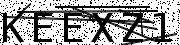
#> input picture scripts/captcha1.png, 180 x 45 px
$ python finalCaptchaBreaker.py
#> lines starting #> are read from the running program, lines starting #| are printed output that depends on the picture; after the words box and inside, x2 and y2 are one past the last pixel; in counts of white or black regions, pixels touching at a corner belong together
#> further down, image is the input picture: shape (45, 180, 3); min 0, max 255, mean 159
import cv2
import numpy as np
from PIL import Image
import os
import pytesseract

class preProcessing:

    def pre_proc_image(self,img):
        img = np.array(img,dtype=np.uint8)
        retvalue, img = cv2.threshold(img, 2, 255, cv2.THRESH_BINARY)
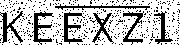
#> img: shape (45, 180, 3); 72.7% white; 378 black regions (371 under 20 px), largest, box (x1, y1, x2, y2) and area: (32, 11, 54, 45) 268, (62, 12, 85, 44) 254, (0, 11, 24, 43) 249
        # cv2.imshow("Threshold Changes",np.array(img,dtype=np.uint8))
        # cv2.waitKey(0)
        img = Image.fromarray(img)
        img_removed_noise = self.apply_median_filter(img)
        return img_removed_noise

    def apply_median_filter(self, img):
        img_gray = img.convert('L')
        img_gray = cv2.medianBlur(np.asarray(img_gray), 3)
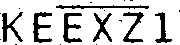
#> img_gray: shape (45, 180); 80.4% white; 19 black regions (12 under 20 px), largest, box (x1, y1, x2, y2) and area: (33, 12, 52, 43) 259, (63, 13, 82, 43) 253, (2, 12, 23, 42) 236
        img_bw = (img_gray > np.mean(img_gray)) * 255

        return img_bw

if __name__ == '__main__':
    image = cv2.imread('captcha1.png')
    image = Image.fromarray(image)
    p = preProcessing()
    imgOP = p.pre_proc_image(image)

    #Erosion of Image
    imageEr = cv2.imread("invCaptcha1.png")
    kernel = np.ones((2, 2), np.uint8)
#> (the run stopped early here; a loop or call above may not have finished)

$ run again, with scripts/captcha.png copied over scripts/captcha1.png
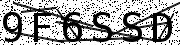
#> input picture scripts/captcha.png, 180 x 45 px
#> image is the input picture: shape (45, 180, 3); min 0, max 255, mean 165.5
#> in pre_proc_image, `retvalue, img = cv2.threshold(img, 2, 255, cv2.THRESH_BINARY)`:
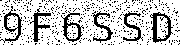
#> img: shape (45, 180, 3); 76.2% white; black in thin lines or dots
#> in apply_median_filter, `img_gray = cv2.medianBlur(np.asarray(img_gray), 3)`:
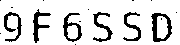
#> img_gray: shape (45, 180); 84.5% white; 17 black regions (11 under 20 px), largest, box (x1, y1, x2, y2) and area: (151, 13, 172, 42) 266, (63, 13, 82, 42) 208, (33, 9, 51, 43) 205, (4, 12, 22, 42) 198, (93, 12, 113, 42) 192, (123, 12, 141, 41) 174

$ run again, with scripts/nmt.png copied over scripts/captcha1.png
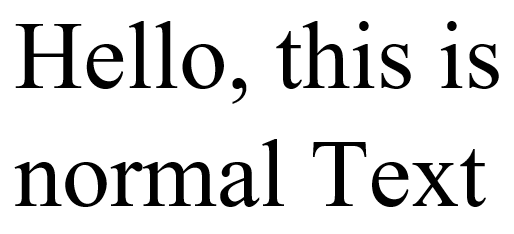
#> input picture scripts/nmt.png, 514 x 234 px
#> image is the input picture: shape (234, 514, 3); min 0, max 255, mean 223.2
#> in pre_proc_image, `retvalue, img = cv2.threshold(img, 2, 255, cv2.THRESH_BINARY)`:
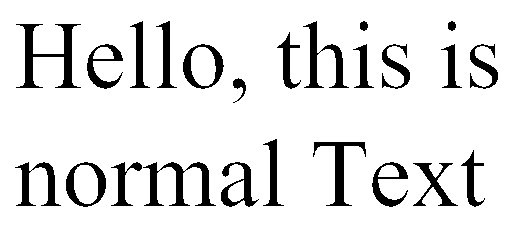
#> img: shape (234, 514, 3); 89.2% white; 24 black regions, largest, box (x1, y1, x2, y2) and area: (16, 24, 81, 88) 1284, (143, 162, 216, 206) 1104, (303, 21, 349, 88) 871
#> in apply_median_filter, `img_gray = cv2.medianBlur(np.asarray(img_gray), 3)`:
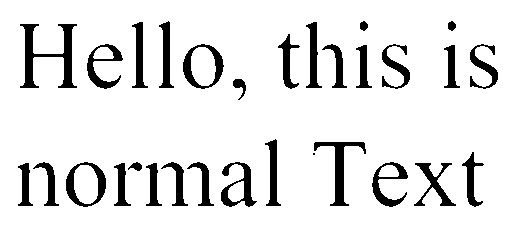
#> img_gray: shape (234, 514); 89.4% white; 30 black regions (1 under 20 px), largest, box (x1, y1, x2, y2) and area: (20, 24, 77, 88) 1258, (314, 142, 366, 206) 813, (66, 162, 106, 207) 622
